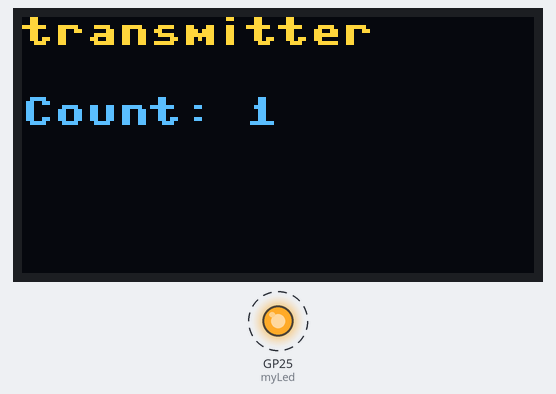
The program below on a simulated Raspberry Pi Pico running MicroPython. Parts: 128×64 one-colour display, output pins drawn as LEDs (lit = HIGH). Dashed ring = blinking. The OLED is the two-colour kind (top 16 rows yellow); random numbers come from a fixed seed; library files of the repository ran but are not shown: ssd1306.py; what the program prints to the serial console is not drawn.

Above: at 0.1 s.
At 8.3 s:
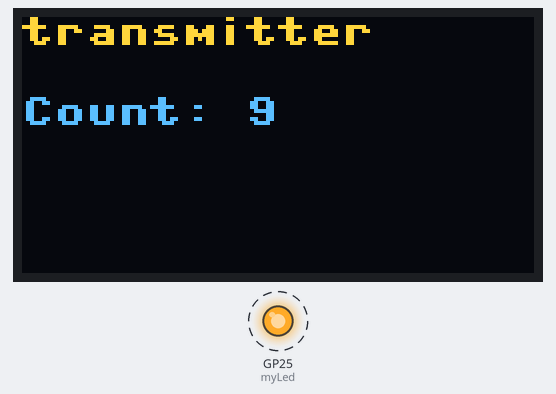
At 18.6 s:
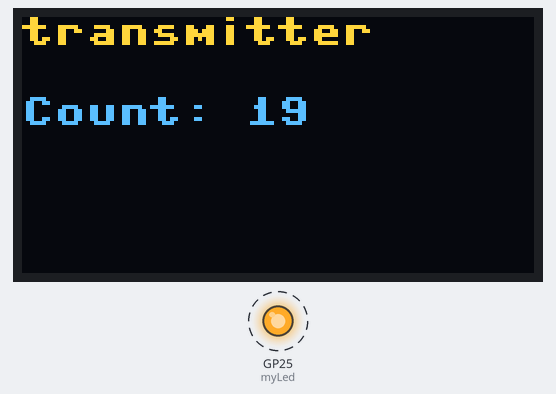
At 38.2 s:
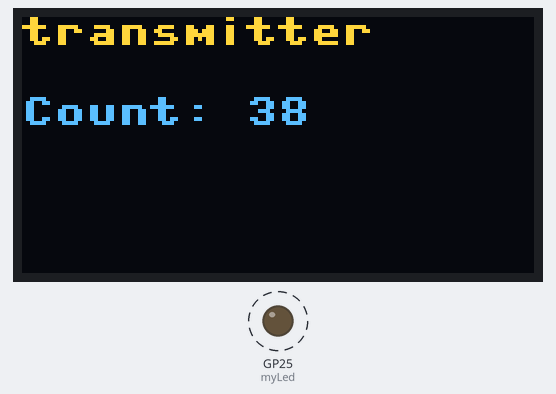
Timing chart, 0 to 40.0 s (numbered marks = the images above):
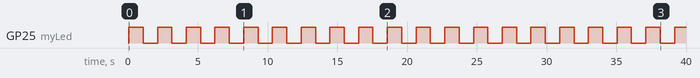

The program:

transmisor.py
```python
# -*- coding: utf-8 -*-
# UART Communication Example with Raspberry Pi Pico W
import random
import machine
import utime
import ssd1306
from DataLink import DataLink
from errorDetection import BurstError

i2c = machine.I2C(0, scl=machine.Pin(21), sda=machine.Pin(20), freq=400000)
oled = ssd1306.SSD1306_I2C(128, 64, i2c)
data_link_snd = DataLink() # Create object DataLink send
data_link_rcv = DataLink() # Create object DataLink received
burst = BurstError()
#message = "An enormous puppy was looking down at her with large round eyes and feebly stretching out one paw, trying to touch her. Poor little thing! said Alice, in a coaxing tone, and she tried hard to whistle to it; but she was terribly frightened all the time at the thought that it might be hungry, in which case it would be very likely to eat her up in spite of all her coaxing."
#message = "Redes de Computadoras"
message = "Hello World\0"
#msg_corrupted = ""
matrix = []
count = 1

def sendMessage(serial, data_link, msg):
    pdu = data_link.encapsulate(msg)
    serial.write(pdu.message())
    myLed = machine.Pin("LED", machine.Pin.OUT)
    myLed.toggle()

def print_matrix(matrix):
    for row in  matrix:
        print(row)
    print("")

while True:
    while count <= 1000:                                    # parity=1
        uart = machine.UART(0, baudrate=115200, tx=0, rx=1)
        oled.fill(0)
        oled.text("transmitter", 0, 0)
        oled.text("Count: " + str(count), 0, 20)
        oled.show()
        p_matrix = burst.BE_msg_matrix(message)
        p_matrix_corrupted = burst.BE_generate_burst(p_matrix, 0, len(p_matrix)-1, random.randint(0, 4))
        msg_corrupted = burst.BE_msg_matrix_text(p_matrix_corrupted)
        #print_matrix(p_matrix_corrupted)
        #del(p_matrix_corrupted)
        print("Original msg: " + message + " " + str(len(message)))
        #print_matrix(p_matrix)
        print("Modified msg: " + msg_corrupted + " " + str(len(msg_corrupted)))
        print("\n")
        #del(p_matrix)
        sendMessage(uart, data_link_snd, msg_corrupted) # Send data
        #del(msg_corrupted)
        utime.sleep_ms(1000)
        count += 1
        del(msg_corrupted)
        #while (uart.any()):
        #if (uart.any()):
        #    request = data_link_rcv.decapsulate(uart.read())
        #    #if (request.message().decode('utf-8') == "ACK"):
        #    oled.text("Request: " + str(request.message().decode('utf-8')), 0, 40)
        #    oled.show()
        #    utime.sleep_ms(1000)
        #
    # Receive data
        #if uart.any():
        #    received_data = uart.read()
        #    print("Received:", received_data)
        #    myLed.on()
        #    time.sleep_ms(200)
        #    myLed.off()
        #    time.sleep_ms(200)
        #utime.sleep_ms(1000)
        
```

DataLink.py
```python
class DataLink:
    class PDU:
        def __init__(self, message):
            self._message = message

        def message(self):
            return (self._message)

    def encapsulate(self, message):
        pdu = self.PDU(message)
        return (pdu)

    def decapsulate(self, message):
        pdu = self.PDU(message)
        return (pdu)
```

errorDetection.py
```python
# -*- coding: utf-8 -*-
import random

class BurstError:

    def __init__(self) -> None:
        pass

    def BE_msg_matrix(self, msg):
        matrix = []
        for i in msg:
            ascii_value = bin(ord(i))[2:]
            if len(ascii_value) < 8:
                missing_bits = 8 - len(ascii_value)
                cnt = 0
                while cnt < missing_bits:
                    ascii_value = "0" + ascii_value
                    cnt += 1
            matrix.append(list(ascii_value))
        ones = []
        parity = ["0", "0", "0", "0", "0", "0", "0", "0"]
        for j in range(0, len(matrix[0])):
            cnt_ones = 0
            cnt_zeros = 0
            for i in range(0, len(matrix)):
                if matrix[i][j] == "1":
                    cnt_ones += 1
                elif matrix[i][j] == "0":
                    cnt_zeros += 1
            ones.append(cnt_ones)

        for k in range(0, len(ones)):
            if ones[k] % 2 == 1:
                parity[k] = "1"
        matrix[len(matrix)-1] = parity
        return (matrix)

    def BE_generate_burst(self, matrix, a, b, burst):
        new_matrix = [row[:] for row in matrix]
        bits = ["0", "1"]
        corrupted_char = [random.choice(list(range(a, b))) for _ in range(burst)]
        for i in range(a, b):
            for j in range(1, len(new_matrix[0])):
                if i in corrupted_char:
                    #if new_matrix[i][j] == "1":
                    #    new_matrix[i][j] = "0"
                    #elif new_matrix[i][j] == "0":
                    #    new_matrix[i][j] = "1"
                    #new_matrix[i][j] = "1" if new_matrix[i][j] == "0" else  "0"
                    new_matrix[i][j] = bits[random.randint(0, 1)]
        return (new_matrix)

    def BE_msg_matrix_text(self, matrix):
        #msg = ""
        ascii_string = ''
        for row in matrix:
            try:
                ascii_string += chr(int(''.join(map(str, row)), 2))
            except ValueError:
                print("")
        return (ascii_string)
    '''
message = "Hello World"
burst = BurstError()
p_matrix = burst.BE_msg_matrix(message)
msg_no_corrupted = burst.BE_msg_matrix_text(p_matrix)
print(msg_no_corrupted)
for row in p_matrix:
    print(row)
print("")
p_matrix_corrupted = burst.BE_generate_burst(p_matrix, 0, len(p_matrix), random.randint(0, 4))
for row in p_matrix_corrupted:
    print(row)

msg_corrupted = burst.BE_msg_matrix_text(p_matrix_corrupted)
print(msg_corrupted)
'''
```

Measured:
- by itself, GP25 (myLed): alternates HIGH for 1.0 s and LOW for 1.0 s
- what the display in image 1 shows lasts 1.0 s, from 8.3 s to 9.3 s
